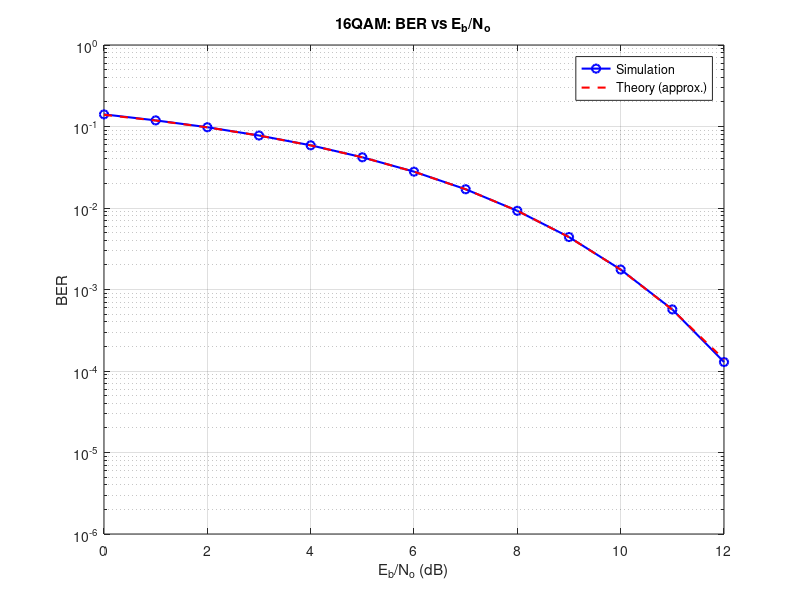
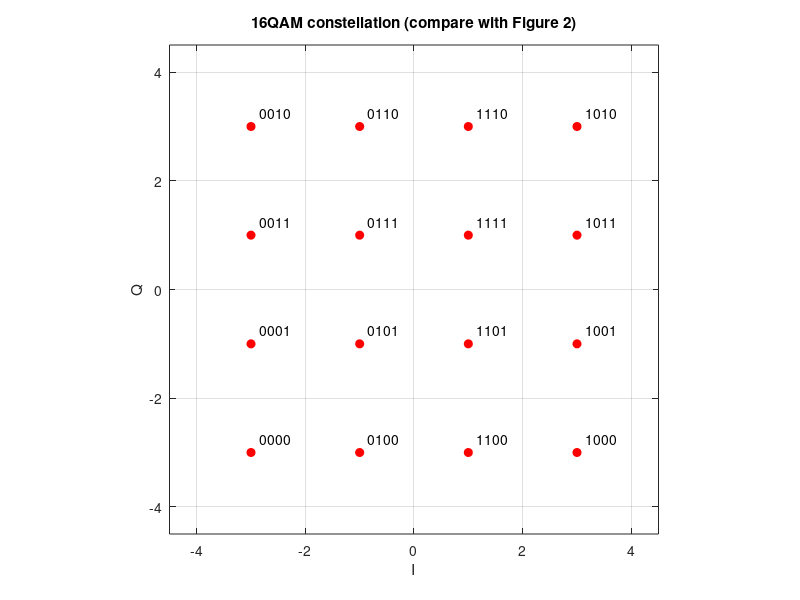

Reproduce these figures in MATLAB, in order.
%% Point 7: 16QAM (Gray labeling as in Figure 2)
clear; clc; close all;

N       = 4e6;                          % number of bits (multiple of 4)
EbNo_dB = 0:1:12;
M = 16;  kb = log2(M);                  % 4 bits per symbol

bits = randi([0 1], 1, N);

% ---- Gray table: decimal value of 2 bits -> amplitude level ----
%  bits:  00  01  10  11   (decimal 0 1 2 3)
lev = [-3  -1   3   1];                 % lev(d+1)

% ---- Mapper ----
B  = reshape(bits, 4, []);              % rows: b0 b1 b2 b3
dI = 2*B(1,:) + B(2,:);                 % (b0 b1) as a number 0..3
dQ = 2*B(3,:) + B(4,:);                 % (b2 b3) as a number 0..3
s  = lev(dI+1) + 1j*lev(dQ+1);          % complex symbols
Ns = length(s);

Es = mean(abs(s).^2);                   % should be ~10
Eb = Es/kb;                             % ~2.5
fprintf('Measured Es = %.3f  ->  Eb = %.3f\n', Es, Eb);

% ---- Demapper tables ----
levSorted = [-3 -1 1 3];                % levels in increasing order
grayDec   = [ 0  1 3 2];                % their 2-bit labels: 00 01 11 10

BER_sim = zeros(1, length(EbNo_dB));

for k = 1:length(EbNo_dB)
    EbNo  = 10^(EbNo_dB(k)/10);
    No    = Eb/EbNo;
    sigma = sqrt(No/2);

    % ---- AWGN channel ----
    r = s + sigma*(randn(1,Ns) + 1j*randn(1,Ns));

    % ---- Demapper: nearest level on each axis ----
    [~, iI] = min(abs(real(r) - levSorted.'), [], 1);
    [~, iQ] = min(abs(imag(r) - levSorted.'), [], 1);
    dIh = grayDec(iI);                  % decided 2-bit number for I
    dQh = grayDec(iQ);                  % decided 2-bit number for Q

    rx = [bitget(dIh,2); bitget(dIh,1); bitget(dQh,2); bitget(dQh,1)];
    rx_bits = reshape(rx, 1, []);

    BER_sim(k) = sum(rx_bits ~= bits) / N;
end

% ---- Theory (Gray-coded 16QAM approximation) ----
EbNo = 10.^(EbNo_dB/10);
BER_theory = (3/8) * erfc( sqrt(0.4*EbNo) );

% ---- BER plot ----
figure;
semilogy(EbNo_dB, BER_sim, 'bo-', 'LineWidth', 1.5); hold on;
semilogy(EbNo_dB, BER_theory, 'r--', 'LineWidth', 1.5);
grid on; ylim([1e-6 1]);
xlabel('E_b/N_o (dB)'); ylabel('BER');
title('16QAM: BER vs E_b/N_o');
legend('Simulation', 'Theory (approx.)');

% ---- Constellation check with labels ----
d    = 0:15;
pts  = lev(floor(d/4)+1) + 1j*lev(mod(d,4)+1);
figure;
plot(real(pts), imag(pts), 'ro', 'MarkerFaceColor', 'r'); hold on;
text(real(pts)+0.15, imag(pts)+0.25, cellstr(dec2bin(d,4)));
grid on; axis equal; xlim([-4.5 4.5]); ylim([-4.5 4.5]);
xlabel('I'); ylabel('Q'); title('16QAM constellation (compare with Figure 2)');
